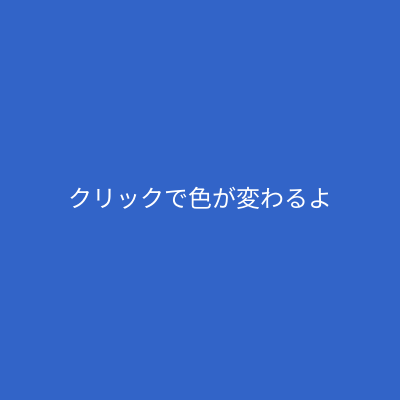
Frame 1 (no input)
Frame 60 (no input): identical to frame 1, image omitted
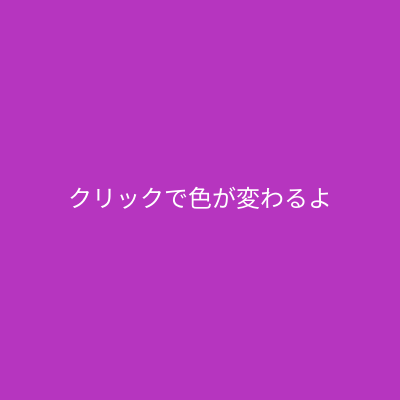
Frame 120 (the mouse pressed at the canvas centre since frame 60)

The p5.js sketch that drew these frames (run headless with seeded random() and noise() and a simulated clock; from frame 60 on, the mouse is pressed at the canvas centre):

// p5.js sketch
// ── sketch.js
let currentColor; // 現在の背景色

function setup() {
  createCanvas(400, 400); // 正方形のキャンバス
  currentColor = color(50, 100, 200); // 初期の背景色
  textSize(24); // テキストサイズ
  textAlign(CENTER, CENTER); // 中央揃え
}

function draw() {
  background(currentColor); // 保存した色で背景を塗る

  fill(255);
  text('クリックで色が変わるよ', width / 2, height / 2); // メッセージを表示
}

function mousePressed() {
  const r = random(255);
  const g = random(255);
  const b = random(255);
  currentColor = color(r, g, b); // ランダムな色に変更
}
